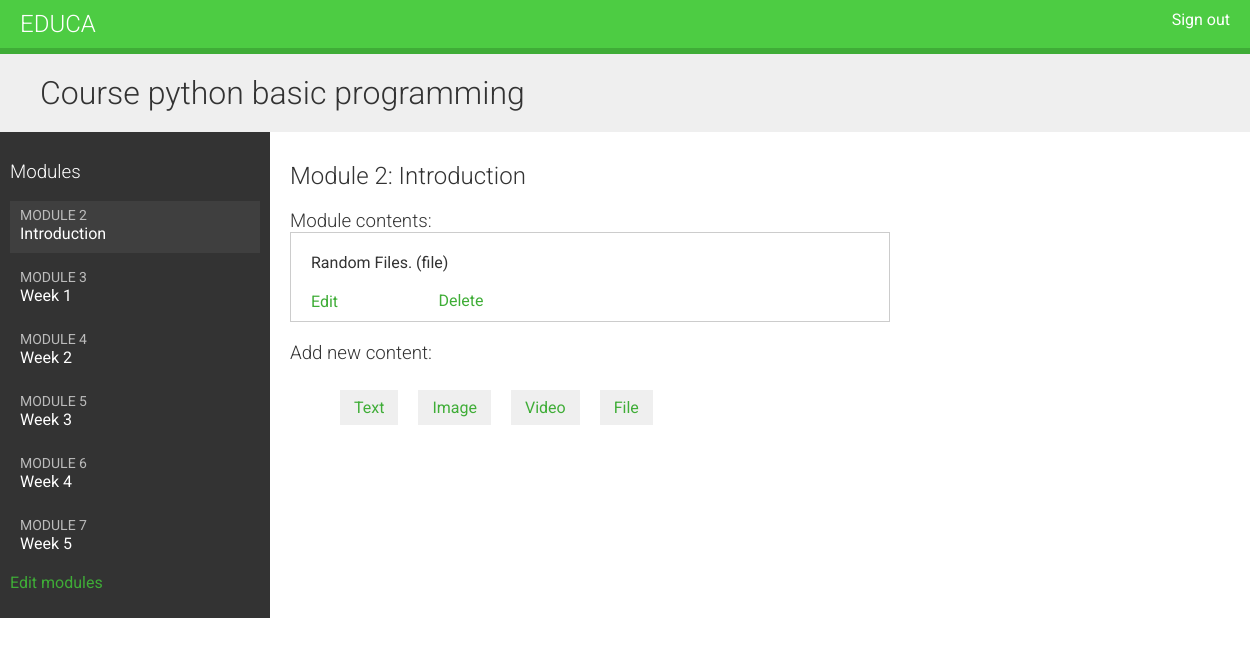
The app's page /course/module/13/ (signed in) with its own data.
### courses/models.py (models this page shows, shortened)
class Course(models.Model):
    owner = models.ForeignKey(User,
                              related_name='course_created',
                              on_delete=models.CASCADE)
    subject = models.ForeignKey(Subject,
                                related_name='courses',
                                on_delete=models.CASCADE)
    title = models.CharField(max_length=150)
    slug = models.SlugField(max_length=150,unique=True)
    overview = models.TextField()
    created = models.DateTimeField(auto_now_add=True)
    class Meta:
        ordering = ['-created']

class Module(models.Model):
    course = models.ForeignKey(Course,
                               related_name='modules',
                               on_delete=models.CASCADE)
    title = models.CharField(max_length=150)
    description = models.TextField()
    order = OrderField(blank=True, for_fields=['course'])
    class Meta:
        ordering = ['order']

class Content(models.Model):
    module = models.ForeignKey(Module,
                               related_name='contents',
                               on_delete=models.CASCADE)
    content_type = models.ForeignKey(ContentType,
                                     on_delete=models.CASCADE,
                                     limit_choices_to={
                                         'model__in': (
                                             'text',
                                             'video',
                                             'image',
                                             'file'
                                         )
                                     })
    object_id = models.PositiveIntegerField()
    item = GenericForeignKey('content_type','object_id')
    order = OrderField(blank=True, for_fields=['module'])
    class Meta:
        ordering = ['order']

class ItemBase(models.Model):
    owner = models.ForeignKey(User,
                              related_name='%(class)s_related',
                              on_delete=models.CASCADE)
    title = models.CharField(max_length=150)
    created = models.DateTimeField(auto_now=True)
    updated = models.DateTimeField(auto_now_add=True)
    class Meta:
        abstract = True
    def __str__(self):
        return self.title

class File(ItemBase):
    content = models.FileField(upload_to='files')

### courses/views.py (the view)
class ModuleContentListView(TemplateResponseMixin, View):
    template_name = 'courses/manage/module/content_list.html'
    def get(self,request,module_id):
        module = get_object_or_404(Module,
                                   id=module_id,
                                   course__owner=request.user)
        return self.render_to_response({
            'module':module
        })

### courses/templatetags/course.py (called while the page is built)
@register.filter
def model_name(obj):
    try:
        return obj._meta.model_name
    except AttributeError:
        return None

### courses/templates/courses/manage/module/content_list.html (shortened to what this page needs)
{% extends "base.html" %}
{% load course %}
{% block content %}
{% with course=module.course %}
    <h1>Course {{ course.title }}</h1>
    <div class="contents">
        <h3>Modules</h3>
        <ul id="modules">
            {% for m in course.modules.all %}
                <li data-id="{{ m.id }}" {% if m == module %}
                class="selected"{% endif %}>
                <a href="{% url "module_content_list" m.id %}">
                <span>
                    Module <span class="order">{{ m.order|add:1 }}</span>
                </span>
                <br>
                {{ m.title }}
                </a>
                </li>
                {% empty %}
                <li>No modules yet.</li>
            {% endfor %}
        </ul>
        <p><a href="{% url "course_module_update" course.id %}">
        Edit modules</a></p>
    </div>
    <div class="module">
        <h2>Module {{ module.order|add:1 }}: {{ module.title }}</h2>
        <h3>Module contents:</h3>
        <div id="module-contents">
        {% for content in module.contents.all %}
            <div data-id="{{ content.id }}">
                {% with item=content.item %}
                    <p>{{ item }} ({{ item|model_name }})</p>
                    <a href="{% url "module_content_update" module.id item|model_name item.id %}">Edit</a>
                    <form action="{% url "module_content_delete" content.id %}"
                    method="post">
                        <input type="submit" value="Delete">
                    </form>
                {% endwith %}
            </div>
            {% empty %}
            <p>This module has no contents yet.</p>
        {% endfor %}
        </div>
        <h3>Add new content:</h3>
        <ul class="content-types">
            <li>
            <a href="{% url "module_content_create" module.id "text" %}">
            Text
            </a>
            </li>
            <li>
            <a href="{% url "module_content_create" module.id "image" %}">
            Image
            </a>
            </li>
            <li>
            <a href="{% url "module_content_create" module.id "video" %}">
            Video
            </a>
            </li>
            <li>
            <a href="{% url "module_content_create" module.id "file" %}">
            File
            </a>
            </li>
        </ul>
    </div>
{% endwith %}
{% endblock %}

### courses/static/css/base.css (style rules this page uses)
body { margin:0; font-family:'Roboto', sans-serif; font-weight:400; color:#333; }
a { color:#3fad37; text-decoration:none; }
ul { float:left; }
h1, h2, h3, h4, h5, h6 { font-family:'Roboto', sans-serif; font-weight:300; }
h1 { background:#efefef; width:100%; overflow:auto; padding:20px 0 20px 40px; margin:0; }
.module { padding:10px 20px; float:left; width:600px; }
.module h3 { margin:20px 0 0; padding:0; width:100%; }
.module p { margin:10px 0 20px; width:100%; float:left; }
.contents { width:20%; padding:10px; float:left; background:#333; color: #fff; font-family:'Roboto', sans-serif; }
.contents ul { list-style:none; margin:0; padding:0; width:100%; }
.contents ul li { margin:0 0 10px 0; padding:4px 10px 10px; overflow:auto; cursor:move; }
.contents ul li.selected { background:#3f3f3f; }
.contents ul span { text-transform:uppercase; color:#bbb; font-size:14px; }
.contents ul a { display:block; color:#fff; text-decoration:none; }
ul.content-types li { list-style:none; float:left; margin:10px; background:#efefef; padding:8px 14px; }
input, select, textarea { border:1px solid #ccc; border-bottom:3px solid #ccc; padding:8px 12px; font-size:16px; font-family:'Roboto', sans-serif; float:left; clear:both; width:300px; }
input[type=submit], a.button { border-radius:5px; background:#4dcc43; color:#fff; font-size:16px; text-transform:uppercase; border:none; padding:10px 20px; margin:20px 0; }
#module-contents div { padding:10px 20px; border:1px solid #ccc; background:#fff }
#module-contents form { margin:0; padding:0; }
#module-contents input[type=submit] { color:#3fad37; background:none; margin:-20px 0 0; padding:0; float:left; text-transform:none; }

### records on screen
Course: title "python basic programming"
Module: order|add "2", title "Introduction"
Module: order|add "3", title "Week 1"
Module: order|add "4", title "Week 2"
Module: order|add "5", title "Week 3"
Module: order|add "6", title "Week 4"
Module: order|add "7", title "Week 5"
Content: item "Random Files.", item|model_name "file"
